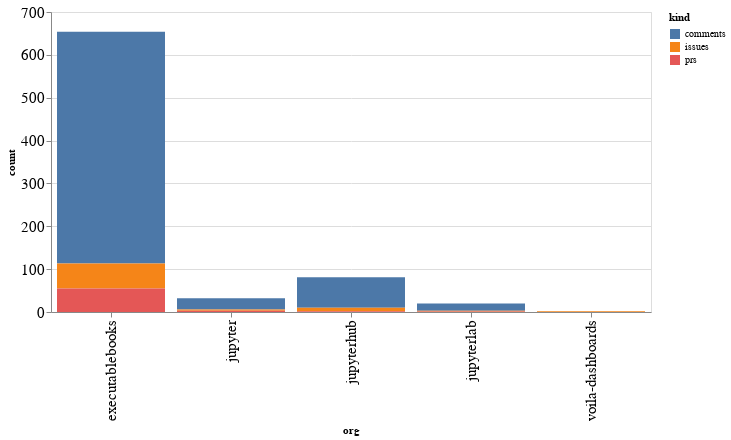

Source (notebook cell):
### Code cell
alt.Chart(org_summaries, width=600).mark_bar().encode(
    x='org',
    y='count',
    color='kind',
    tooltip="org"
)

### Figure 1 — Vega-Lite specification as saved in the notebook (floating-point values rounded to 4 significant figures)
{"config": {"axisLeft": {"labelFontSize": 15}, "axisBottom": {"labelFontSize": 15}}, "data": {"name": "data-dbf547a8ffdeefec60947fb5c1ae738f"}, "mark": "bar", "encoding": {"color": {"type": "nominal", "field": "kind"}, "tooltip": {"type": "nominal", "field": "org"}, "x": {"type": "nominal", "field": "org"}, "y": {"type": "quantitative", "field": "count"}}, "width": 600, "$schema": "https://vega.github.io/schema/vega-lite/v4.8.1.json", "datasets": {"data-dbf547a8ffdeefec60947fb5c1ae738f": [{"org": "executablebooks", "kind": "comments", "count": 541}, {"org": "executablebooks", "kind": "issues", "count": 58}, {"org": "executablebooks", "kind": "prs", "count": 55}, {"org": "jupyter", "kind": "comments", "count": 26}, {"org": "jupyter", "kind": "issues", "count": 3}, {"org": "jupyter", "kind": "prs", "count": 3}, {"org": "jupyterhub", "kind": "comments", "count": 71}, {"org": "jupyterhub", "kind": "issues", "count": 8}, {"org": "jupyterhub", "kind": "prs", "count": 2}, {"org": "jupyterlab", "kind": "comments", "count": 17}, {"org": "jupyterlab", "kind": "issues", "count": 2}, {"org": "jupyterlab", "kind": "prs", "count": 1}, {"org": "voila-dashboards", "kind": "issues", "count": 2}]}}
